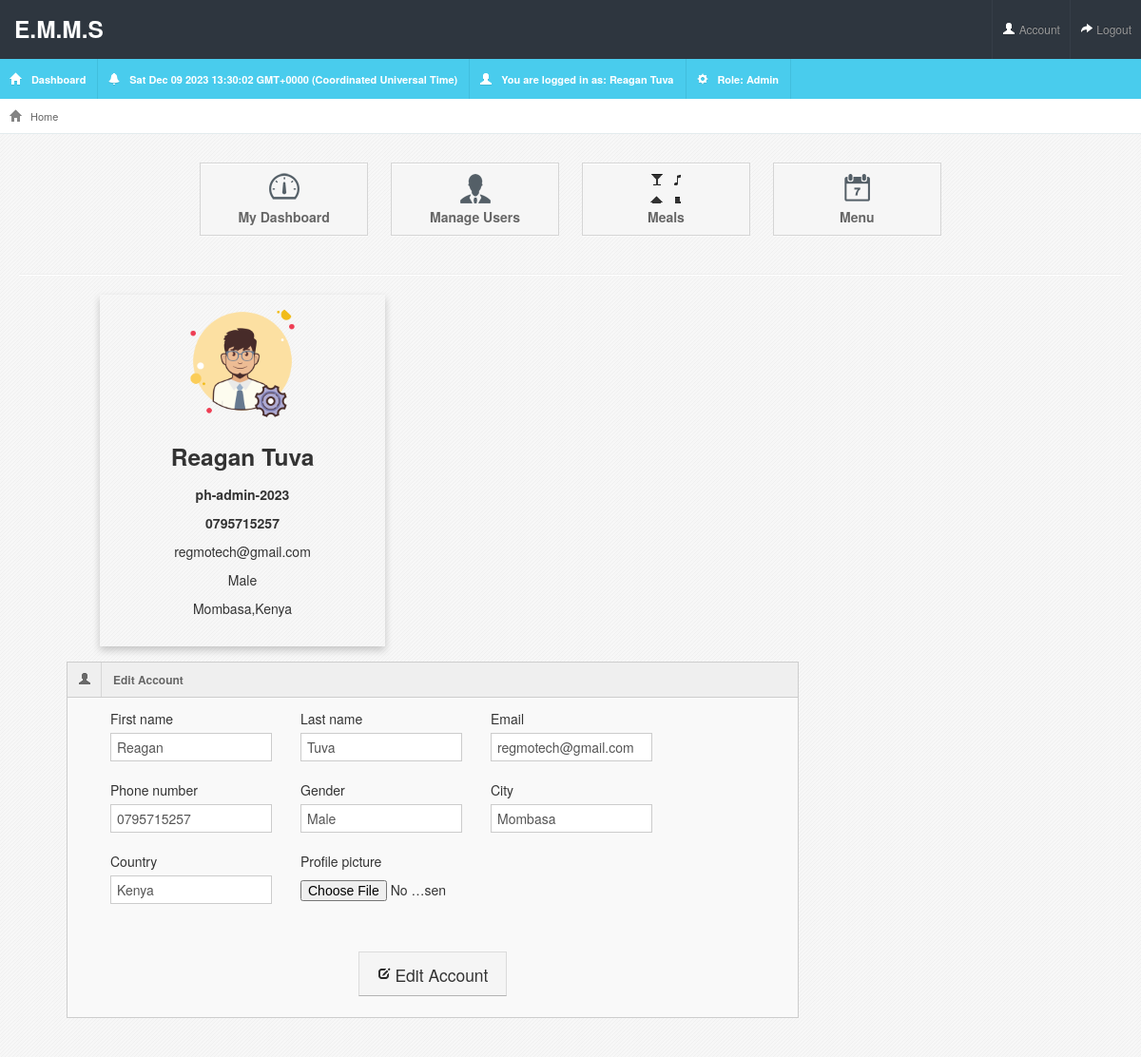
/my-account/ (signed in), run on the app's committed database.
### accounts/models.py (models this page shows, shortened)
class Account(AbstractBaseUser):
    first_name = models.CharField(max_length=50)
    last_name = models.CharField(max_length=50)
    username = models.CharField(max_length=50, unique=True)
    staff_number = models.CharField(max_length=50, unique=True)
    email = models.EmailField(max_length=100, unique=True)
    phone_number = models.CharField(max_length=50, unique=True)
    date_joined = models.DateTimeField(auto_now_add=True)
    last_login = models.DateTimeField(auto_now_add=True)
    is_active = models.BooleanField(default=True)
    is_staff = models.BooleanField(default=True)
    is_cook = models.BooleanField(default=False)
    is_chef = models.BooleanField(default=False)
    is_admin = models.BooleanField(default=False)
    is_superadmin = models.BooleanField(default=False)
    USERNAME_FIELD = 'staff_number'
    REQUIRED_FIELDS = ['username', 'email', 'first_name', 'last_name', 'phone_number']
    objects = MyAccountManager()
    class Meta:
        ordering = ['-id']

class UserProfile(models.Model):
    user = models.OneToOneField(Account, on_delete=models.CASCADE)
    first_name = models.CharField(max_length=200, null=True, blank=True)
    last_name = models.CharField(max_length=200, null=True, blank=True)
    email = models.EmailField(max_length=500, null=True, blank=True)
    username = models.CharField(max_length=200, null=True, blank=True)
    staff_number = models.CharField(max_length=200, null=True, blank=True)
    phone_number = models.CharField(max_length=200, null=True, blank=True)
    gender = models.CharField(blank=True, max_length=20)
    profile_picture = models.ImageField(blank=True, upload_to='userprofile', default="userprofile/default.png")
    city = models.CharField(blank=True, max_length=20)
    country = models.CharField(blank=True, max_length=20)
    id = models.UUIDField(default=uuid.uuid4, unique=True, primary_key=True, editable=False)

### accounts/views.py (the view)
# urls.py: path('my-account/', views.account, name="my-account"),
@login_required(login_url= 'login')
def account(request):
    profile = request.user.userprofile
    userprofile = UserProfile.objects.get(user_id=request.user.id)
    form = UserProfileForm(instance=profile)
    if request.method == 'POST':
        form = UserProfileForm(request.POST, request.FILES, instance=profile)
        if form.is_valid:
            form.save()
            return redirect('my-account')
    context = {
        'userprofile': userprofile,
        'form':form
    }
    return render(request, 'accounts/account.html', context)

### accounts/forms.py
class UserProfileForm(forms.ModelForm):
    profile_picture = forms.ImageField(required=False, error_messages={'Invalid': ("Image files only")}, widget=forms.FileInput)
    class Meta:
        model = UserProfile
        fields = ('first_name','last_name','email','phone_number','gender','city','country','profile_picture')
    def __init__(self, *args, **kwargs):
        super(UserProfileForm, self).__init__(*args, **kwargs)
        for name, field in self.fields.items():
            field.widget.attrs.update({'class': 'form-control span2'})

### accounts/templates/accounts/account.html (shortened to what this page needs)
{% extends 'main.html' %}
{% load static %}
{%block content%}
<div class="container-fluid">
    <div class="span4">
          <div class="card-profile">
          <img src="{{userprofile.profile_picture.url}}"  alt="{{userprofile.first_name}}" width="140" height="140" style="border-radius:50%">
          <h3>{{userprofile.first_name}} {{userprofile.last_name}}</h3>
          <h5>{{userprofile.staff_number}}</h5>
          <h5>{{userprofile.phone_number}}</h5>
          <p class="card-title">{{userprofile.email}}</p>
          {% if userprofile.gender %}
          <p class="card-title">{{userprofile.gender}}</p>
          {% endif %}
          {% if userprofile.city %}
          <p class="card-title">{{userprofile.city}},{{userprofile.country}}</p>
          {% endif %}
       <br>
        </div>
    </div>
  <div class="form-row">
    <div class="span8">
      <div class="widget-box">
        <div class="widget-title"> <span class="icon"> <i class="icon-user"></i> </span>
          <h5>Edit Account</h5>
        </div>
        <div class="widget-content">
          <form action="#" method="POST" class="form-vertical" enctype="multipart/form-data">
             {% for field in form %}
            <div class="control-group span2">
              <label class="control-label">{{field.label}}</label>
              <div class="controls">
                {{field}}
              </div>
            </div>
            {% endfor %}
            <div class="container-fluid">
              <div class="quick-actions_homepage">
              <ul class="quick-actions">
                <button type="submit" class="btn btn-large"><i class="icon-edit"></i> Edit Account</button>
              </ul>
             </div>
         </div>
  </form>
</div>
</div>
</div>
</div>
</div>
{%endblock%}

### templates/main.html (shortened to what this page needs)
<!DOCTYPE html>
{% load static %}
<html lang="en">
<head>
<link rel="stylesheet" href="{% static 'assets/css/bootstrap.min.css' %}" />
<link rel="stylesheet" href="{% static 'assets/css/bootstrap-responsive.min.css' %}" />
<link rel="stylesheet" href="{% static 'assets/css/fullcalendar.css' %}" />
<link rel="stylesheet" href="{% static 'assets/css/maruti-style.css' %}" />
<link rel="stylesheet" href="{% static 'assets/css/maruti-media.css' %}" class="skin-color" />
</head>
<body onload=display_ct();>
<div id="header">
    <h3><a href="{% url 'dashboard' %}">E.M.M.S</a></h3>
  </div>
  <div id="user-nav" class="navbar navbar-inverse">
    <ul class="nav">
      <li class="" ><a title="" href="{% url 'my-account' %}"><i class="icon icon-user"></i> <span class="text">Account</span></a></li>
      <li class=""><a title="" href="{% url 'logout' %}"><i class="icon icon-share-alt"></i> <span class="text">Logout</span></a></li>
    </ul>
  </div>
  <div id="sidebar"><a href="{% url 'dashboard' %}" class="visible-phone"> Dashboard</a><ul>
      <li class="active"><a href="{% url 'dashboard' %}"><i class="icon icon-home"></i> <span>Dashboard</span></a> </li>
      <li class="active"><a href=""><i class="icon icon-bell"></i> <span id='ct'></span></a> </li>
      <li class="active"><a href=""><i class="icon icon-user"></i> <span>You are logged in as: {{request.user.first_name}} {{request.user.last_name}}</span></a> </li>
      <li class="active"><a href=""><i class="icon icon-cog"></i> <span>Role: {% if request.user.is_admin %} Admin{% elif request.user.is_chef %} Chef{% elif request.user.is_cook %} Cook{% else %} Staff{% endif %}</span></a> </li>
    </ul>
  </div>
  <div id="content">
    <div id="content-header">
      <div id="breadcrumb"> <a href="{% url 'dashboard' %}" title="Go to Home" class="tip-bottom"><i class="icon-home"></i> Home</a></div>
    </div>
    <div class="container-fluid">
  {% include 'includes/navbar.html' %}
  {% block content%}{% endblock %}
    </div>
</div>
</body>
</html>

### static/assets/css/maruti-style.css (style rules this page uses)
* { outline:none !important; -moz-outline: none !important; }
body { overflow-x: hidden; margin-top: -10px; }
select, textarea, input[type="text"], input[type="password"], input[type="datetime"], input[type="datetime-local"], input[type="date"], input[type="month"], input[type="time"], input[type="week"], input[type="number"], input[type="email"], input[type="url"], input[type="search"], input[type="tel"], input[type="color"], .uneditable-input, .label, .dropdown-menu, .btn, .well, .progress, .table-bordered, .btn-group > .btn:first-child, .btn-group > .btn:last-child, .btn-group > .btn:last-child, .btn-group > .dropdown-toggle, .alert { border-radius:0px; }
.btn, textarea, input[type="text"], input[type="password"], input[type="datetime"], input[type="datetime-local"], input[type="date"], input[type="month"], input[type="time"], input[type="week"], input[type="number"], input[type="email"], input[type="url"], input[type="search"], input[type="tel"], input[type="color"], .uneditable-input { box-shadow:none; }
.progress, .progress-success .bar, .progress .bar-success, .progress-warning .bar, .progress .bar-warning, .progress-danger .bar, .progress .bar-danger, .progress-info .bar, .progress .bar-info, .btn, .btn-primary { background-image:none; }
#header { height: 62px; position: relative; width: 100%; z-index: -7; }
#header h3 a { display: block; color: #ffffff; padding-top: 10px; padding-left: 15px; }
#sidebar { width:100%; background:#49cced; position:absolute; clear:both; top:62px; }
#sidebar > ul { margin:0px; padding:0px; width:100%; display:block; z-index:999; }
#sidebar > ul > li { list-style-type:none; float:left; display:block; margin:0px; border-right:1px solid #41bedd; position:relative; padding:10px; cursor:pointer }
#sidebar > ul > li a { padding:12px 0; }
#sidebar > ul li span { cursor:pointer; margin:0px 2px 0 5px; font-weight:bold; color:#fff; font-size:11px; }
#sidebar > ul li a i { background-image: url("../img/glyphicons-halflings-white.png"); margin-top:4px; vertical-align: top; }
#user-nav { position: absolute; right:0px; top: 0px; z-index:11; margin: 0; }
#user-nav > ul { margin: 0; padding: 0; list-style: none; }
#user-nav > ul > li { float: left; list-style-type: none; margin: 0; position: relative; padding:6px 0; background:#2e363f; border-left:1px solid #363e48; }
#user-nav > ul > li > a { padding: 15px 10px; display: block; font-size: 12px; }
#user-nav > ul > li > a > i, #sidebar li a i { vertical-align: top; background-image: url('../img/glyphicons-halflings-white.png'); margin-top: 2px; }
.card-profile { box-shadow: 0 4px 8px 0 rgba(0, 0, 0, 0.2); max-width: 300px; margin: auto; text-align: center; }
#content { background:url(../images/backgrounds/bodyBg.png) repeat #fff; margin-left:0px; margin-right: 0; margin-top:80px; padding-bottom: 25px; position: relative; min-height: 500px; width: auto; }
#content-header { position: abslute; width: 100%; margin-top: -38px; z-index: 20; }
#breadcrumb { background-color: #fff; border-bottom: 1px solid #e3ebed; }
#breadcrumb a { padding: 8px 20px 8px 10px; display: inline-block; background-image: url('../img/breadcrumb.png'); background-position: center right; background-repeat: no-repeat; font-size: 11px; color: #666666; }
#breadcrumb a:last-child { background-image:none; }
#breadcrumb a i { margin-right: 5px; opacity: .6; }
.quick-actions_homepage { width:100%; text-align:center; float:left; margin-top:10px; }
.stat-boxes, .quick-actions, .quick-actions-horizontal, .stats-plain { display: inline-block; list-style: none outside none; margin: 20px 0 10px; text-align: center; }
.widget-box { background: none repeat scroll 0 0 #F9F9F9; border-top: 1px solid #CDCDCD; border-left: 1px solid #CDCDCD; border-right: 1px solid #CDCDCD; clear: both; margin-top: 16px; margin-bottom: 16px; position: relative; }
.widget-title, .modal-header, .table th, div.dataTables_wrapper .ui-widget-header { background-color: #efefef; border-bottom: 1px solid #CDCDCD; height: 36px; }
.widget-title span.icon { border-right: 1px solid #cdcdcd; padding: 9px 10px 7px 11px; float: left; opacity: .7; }
.widget-title h5 { color: #666666; text-shadow: 0 1px 0 #ffffff; float: left; font-size: 12px; font-weight: bold; padding: 12px; line-height: 12px; margin: 0; }
.widget-content { padding: 12px 15px; border-bottom: 1px solid #cdcdcd; }
form { margin-bottom: 0; }

### static/assets/css/maruti-media.css (style rules this page uses)
body { background:#eaecec; }
#header { background-color: #2e363f; margin-top:10px; }

### data on the page
Account: user.first_name "Reagan", user.last_name "Tuva"
UserProfile: profile_picture (picture), first_name "Reagan", last_name "Tuva", staff_number "ph-admin-2023", phone_number "0795715257", email "regmotech@gmail.com", gender "Male", city "Mombasa", country "Kenya", form "Reagan" "Tuva" "regmotech@gmail.com" "0795715257" "Male" "Mombasa" "Kenya"

### other printed values
{{ field.label }} "First name" "Last name" "Email" "Phone number" "Gender" "City" "Country" "Profile picture"
